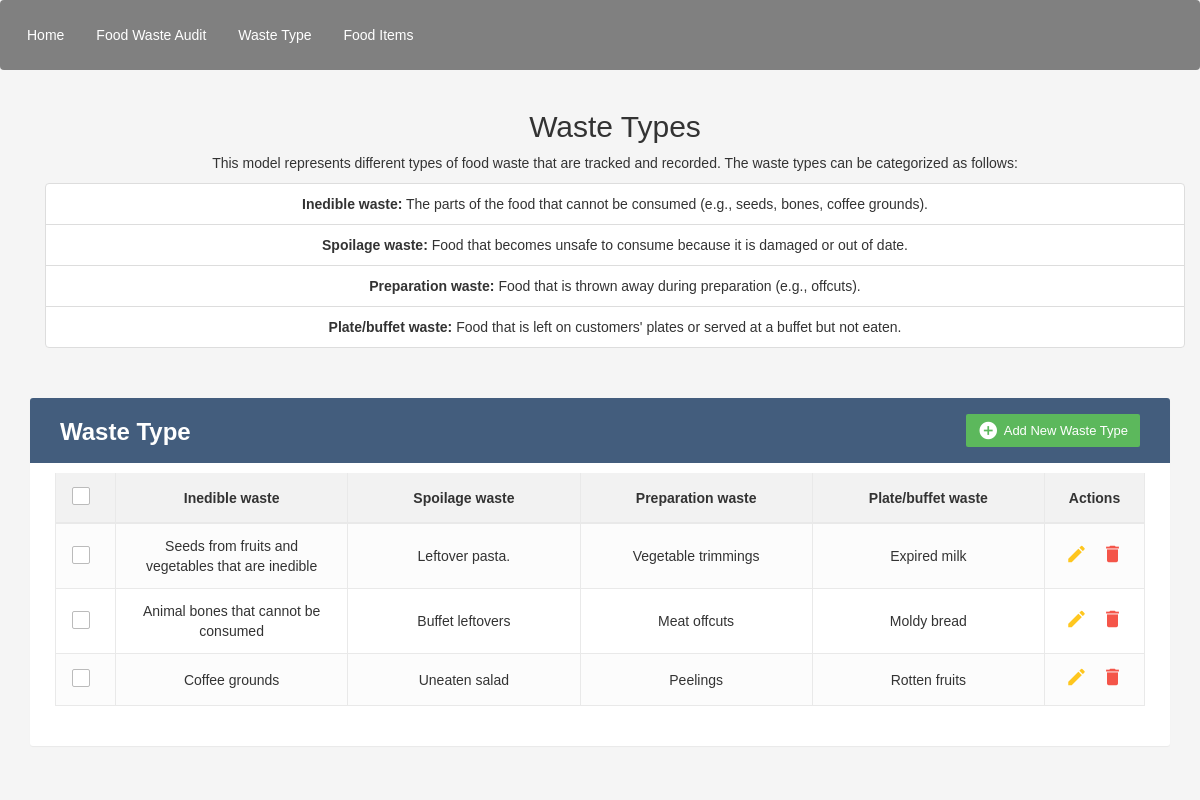
The app's page /waste_type/ with its own data.
### myapp/models.py (models this page shows, shortened)
class Waste_Types(models.Model):
    inedible_waste = models.CharField(max_length=200)
    spoilage_waste = models.TextField()
    preparation_waste = models.TextField()
    plate_buffet = models.TextField()
    items = models.ManyToManyField(Food_waste_Audit, related_name='unused_field')

### myapp/views.py (the view)
# urls.py: path('waste_type/', views.waste_type, name='waste_type'),
def waste_type(request):
    ma = Waste_Types.objects.all()
    context = {
        'ma' : ma,
    }
    return render(request, 'waste_type.html', context)

### myapp/templates/waste_type.html (shortened to what this page needs)
{% load static %}
<!DOCTYPE html>
<html lang="en">
<head>
	<link rel="stylesheet" href="https://maxcdn.bootstrapcdn.com/font-awesome/4.7.0/css/font-awesome.min.css">
	<link rel="stylesheet" href="https://maxcdn.bootstrapcdn.com/bootstrap/3.3.7/css/bootstrap.min.css">
	<link rel="stylesheet" type="text/css" href="{% static 'style.css' %}">
<body>
	<nav class="navbar">
		<div class="navbar-left">
			<a href="{% url 'home' %}">Home</a>
			<a href="{% url 'Food_waste' %}">Food Waste Audit</a>
			<a href="{% url 'waste_type' %}">Waste Type</a>
			<a href="{% url 'food_item' %}">Food Items</a>
		</div>
	</nav>
	<div class="container">
		<div class="container text-center">
			<h2>Waste Types</h2>
			<div class="card p-3">
				<p>
					This model represents different types of food waste that are tracked and recorded. The waste types
					can be categorized as follows:
				</p>
				<ul class="list-group list-group-flush">
					<li class="list-group-item">
						<strong>Inedible waste:</strong>
						<span>The parts of the food that cannot be consumed (e.g., seeds, bones, coffee grounds).</span>
					</li>
					<li class="list-group-item">
						<strong>Spoilage waste:</strong>
						<span>Food that becomes unsafe to consume because it is damaged or out of date.</span>
					</li>
					<li class="list-group-item">
						<strong>Preparation waste:</strong>
						<span>Food that is thrown away during preparation (e.g., offcuts).</span>
					</li>
					<li class="list-group-item">
						<strong>Plate/buffet waste:</strong>
						<span>Food that is left on customers' plates or served at a buffet but not eaten.</span>
					</li>
				</ul>
			</div>
		</div>
		<div class="table-wrapper">
			<div class="table-title">
				<div class="row">
					<div class="col-sm-6">
						<h2><b>Waste Type</b></h2>
					</div>
					<div class="col-sm-6">
						<a href="#addManuModal" class="btn btn-success" data-toggle="modal"><i
								class="material-icons">&#xE147;</i> <span>Add New Waste Type</span></a>
					</div>
				</div>
			</div>
			<table class="table table-striped table-hover">
				<thead>
					<tr>
						<th>
							<span class="custom-checkbox">
								<label for="selectAll"></label>
							</span>
						</th>
						<th>Inedible waste</th>
						<th>Spoilage waste</th>
						<th>Preparation waste</th>
						<th>Plate/buffet waste</th>
						<th>Actions</th>
					</tr>
				</thead>
				<tbody>
					{% for i in ma %}
					<tr>
						<td>
							<span class="custom-checkbox">
								<label for="checkbox1"></label>
							</span>
						</td>
						<td>{{i.inedible_waste}}</td>
						<td>{{i.spoilage_waste}}</td>
						<td>{{i.preparation_waste}}</td>
						<td>{{i.plate_buffet}}</td>
						<td>
							<a href="#editManuModal-{{forloop.counter}}" class="edit" data-toggle="modal"><i
									class="material-icons" data-toggle="tooltip" title="Edit">&#xE254;</i></a>
							<a href="#deleteManuModal-{{forloop.counter}}" class="delete" data-toggle="modal"><i
									class="material-icons" data-toggle="tooltip" title="Delete">&#xE872;</i></a>
						</td>
					</tr>
					{% endfor %}
				</tbody>
			</table>
		</div>
</body>
</html>

### myapp/static/style.css (style rules this page uses)
body { font-family: Arial, sans-serif; background-color: #f5f5f5; color: #333; animation: fadein 1s ease-in-out; overflow-x: hidden; }
.navbar { background-color: gray; overflow: hidden; display: flex; justify-content: flex-start; padding: 10px; }
.navbar-left { display: flex; align-items: center; }
.navbar a { color: white; text-align: center; padding: 14px 16px; text-decoration: none; }
table { border-collapse: collapse; width: 100%; table-layout: fixed; }
th, td { border: 1px solid #ddd; padding: 8px; text-align: center; }
th { background-color: #f2f2f2; font-weight: bold; }
.table-wrapper { background: #fff; padding: 20px 25px; margin: 30px 0; border-radius: 3px; box-shadow: 0 1px 1px rgba(0, 0, 0, .05); }
.table-title { padding-bottom: 15px; background: #435d7d; color: #fff; padding: 16px 30px; margin: -20px -25px 10px; border-radius: 3px 3px 0 0; }
.table-title h2 { margin: 5px 0 0; font-size: 24px; }
.table-title .btn { color: #fff; float: right; font-size: 13px; border: none; min-width: 50px; border-radius: 2px; border: none; outline: none !important; margin-left: 10px; }
.table-title .btn i { float: left; font-size: 21px; margin-right: 5px; }
.table-title .btn span { float: left; margin-top: 2px; }
table.table tr th, table.table tr td { border-color: #e9e9e9; padding: 12px 15px; vertical-align: middle; }
table.table tr th:first-child { width: 60px; }
table.table tr th:last-child { width: 100px; }
table.table-striped tbody tr:nth-of-type(odd) { background-color: #fcfcfc; }
table.table td:last-child i { opacity: 0.9; font-size: 22px; margin: 0 5px; }
table.table td a { font-weight: bold; color: #566787; display: inline-block; text-decoration: none; outline: none !important; }
table.table td a.edit { color: #FFC107; }
table.table td a.delete { color: #F44336; }
table.table td i { font-size: 19px; }
.custom-checkbox { position: relative; }
.custom-checkbox label:before { width: 18px; height: 18px; }
.custom-checkbox label:before { content: ''; margin-right: 10px; display: inline-block; vertical-align: text-top; background: white; border: 1px solid #bbb; border-radius: 2px; box-sizing: border-box; z-index: 2; }

### records on screen
Waste_Types: inedible_waste "Seeds from fruits and vegetables that are inedible", spoilage_waste "Leftover pasta.", preparation_waste "Vegetable trimmings", plate_buffet "Expired milk"
Waste_Types: inedible_waste "Animal bones that cannot be consumed", spoilage_waste "Buffet leftovers", preparation_waste "Meat offcuts", plate_buffet "Moldy bread"
Waste_Types: inedible_waste "Coffee grounds", spoilage_waste "Uneaten salad", preparation_waste "Peelings", plate_buffet "Rotten fruits"
